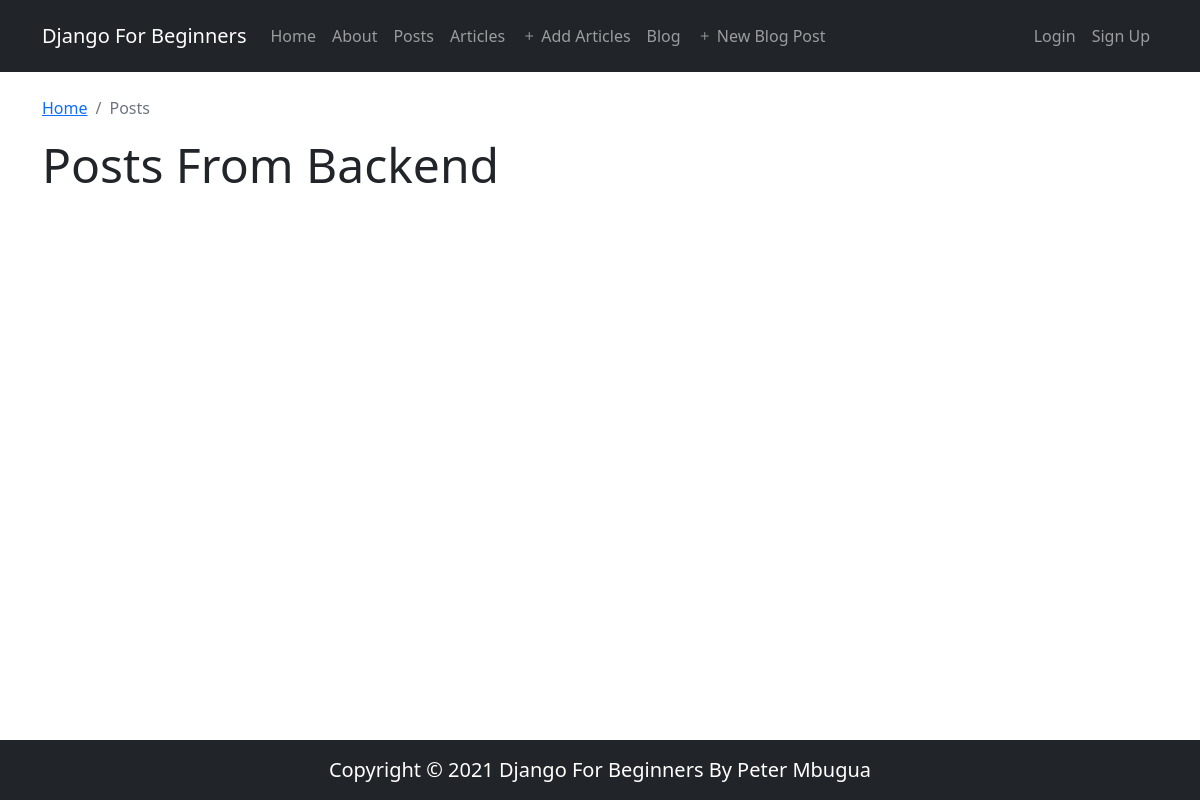
Page /post/ on the earlier database version.
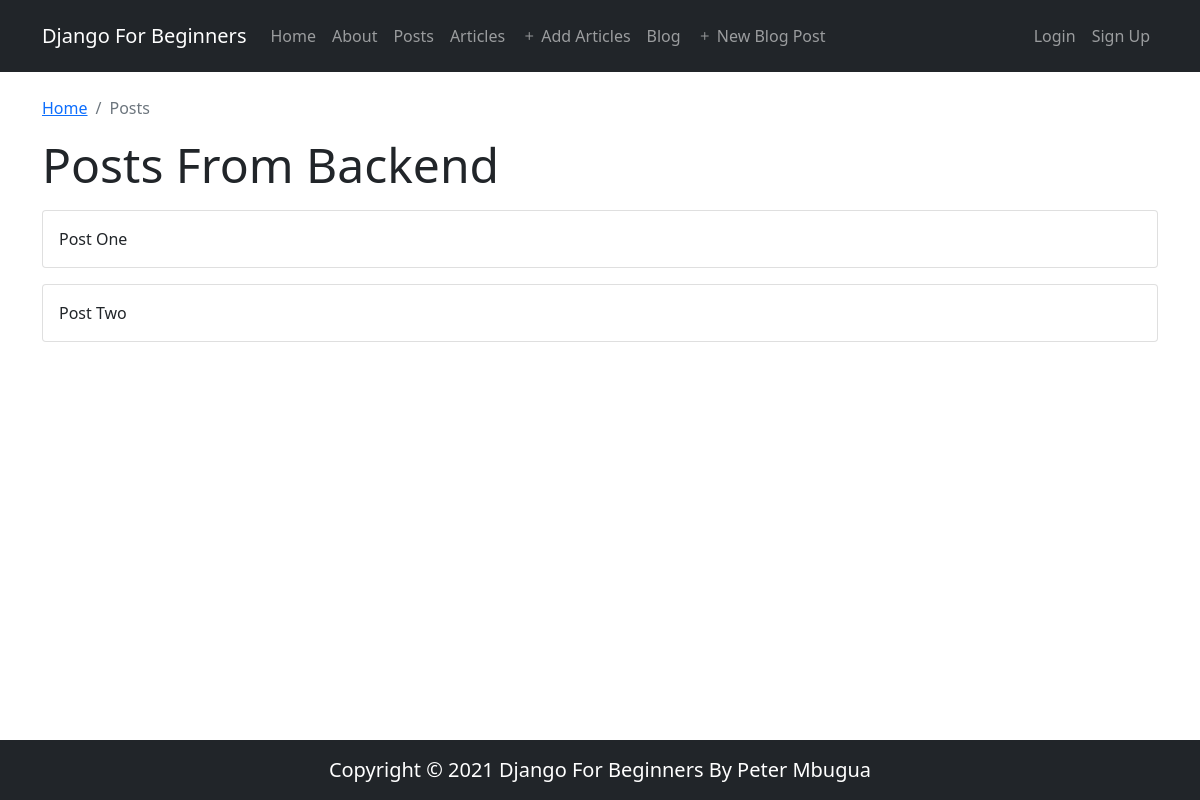
Same page on the later database version.
### posts/models.py (models this page shows, shortened)
class Post(models.Model):
    text = models.TextField()

### posts/views.py (the view)
# urls.py: path('', PostPageView.as_view(), name='post'),
class PostPageView(ListView):
    model = Post
    template_name = 'post.html'
    context_object_name = 'all_posts_list'

### templates/post.html
{% extends 'base.html' %} {% block content %}
<nav aria-label="breadcrumb">
  <ol class="breadcrumb">
    <li class="breadcrumb-item"><a href="{% url 'home' %}">Home</a></li>
    <li class="breadcrumb-item active" aria-current="page">Posts</li>
  </ol>
</nav>
<h2 class="display-5">Posts From Backend</h2>
<span>
  {% for post in all_posts_list %}
  <div class="card mt-3">
    <div class="card-body">
      <p class="card-text">{{ post.text }}</p>
    </div>
  </div>
  {% endfor %}
</span>
{% endblock content %}

Differences in the rows shown:
added Post: text "Post One"
added Post: text "Post Two"
